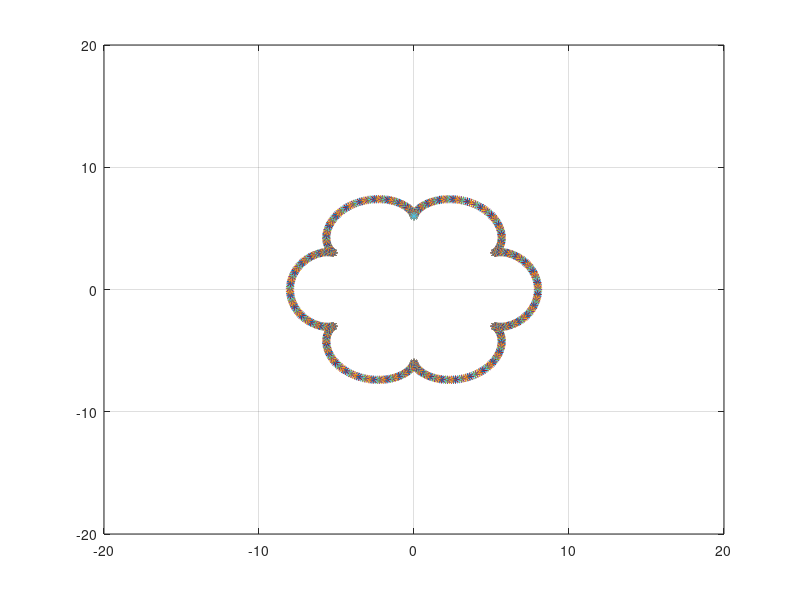

The MATLAB source for this figure:
pi=3.1416

for t=0:0.01:2*pi
    x= 7*sin(t)-sin(7*t);
    y= 7*cos(t)-cos(7*t); 
    axis([-20 20 -20 20]);
    plot(x,y,'*');
    pause(0.001);
    hold on 
    grid on
end
